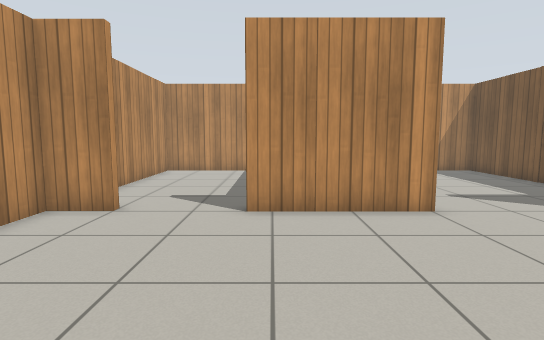
view 1 (above)

18 first-person views from a walk through a Gazebo world. The camera is 0.94 m above the floor, tilts 6° down and sees 80° across. The floor is counted in squares, 0.5 m on a side. Each view is taken from the middle of a square. On the plan, view 1 faces up. The plan holds only what a view shows up to about 17 squares ahead; the rest is blank. The robots in the file are not drawn. Gazebo's built-in surfaces are drawn with simple patterns.

view 2
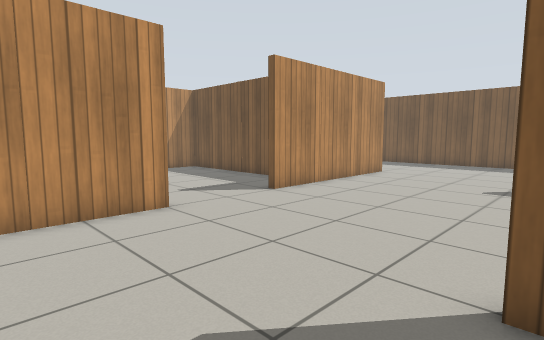

view 3
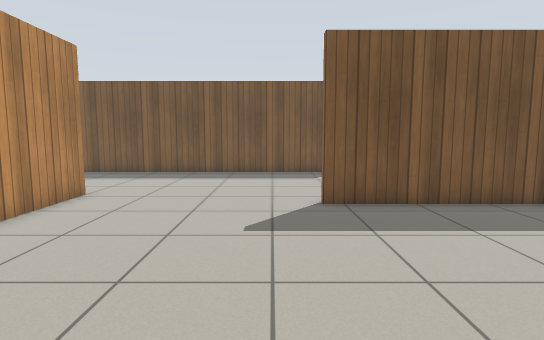

view 4
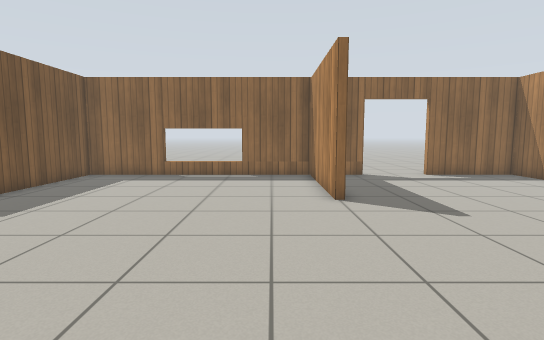

view 5
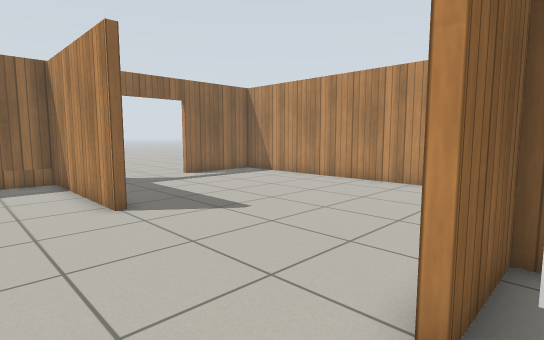

view 6
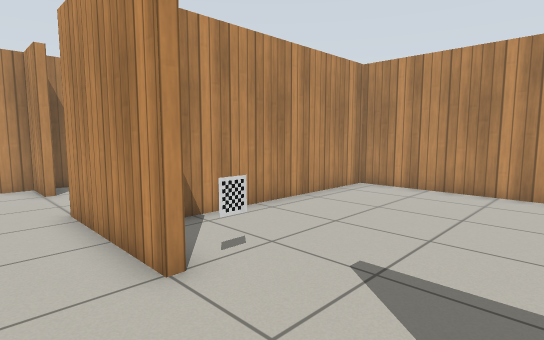

view 7
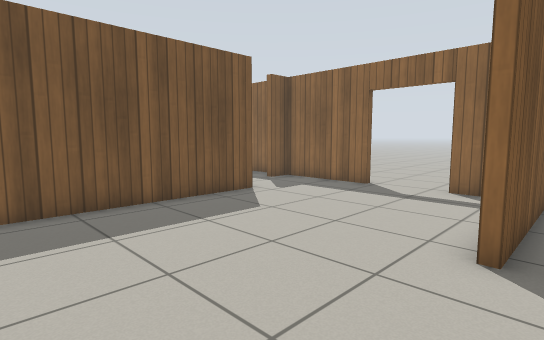

view 8
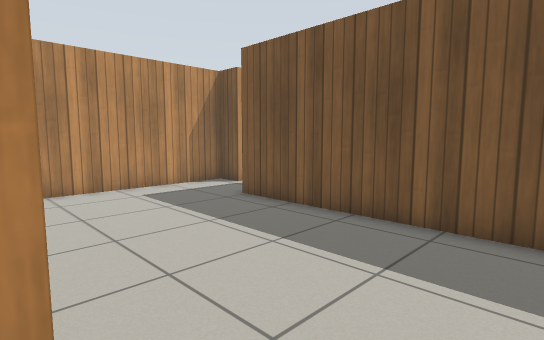

view 9
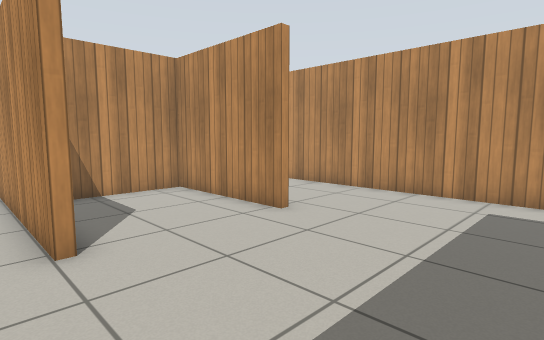

view 10
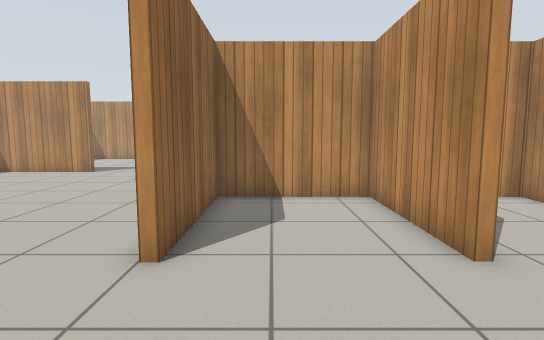

view 11
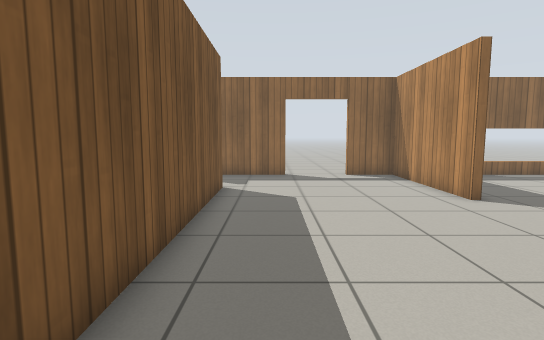

view 12
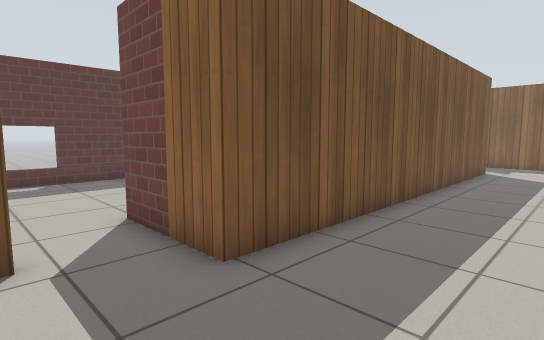

view 13
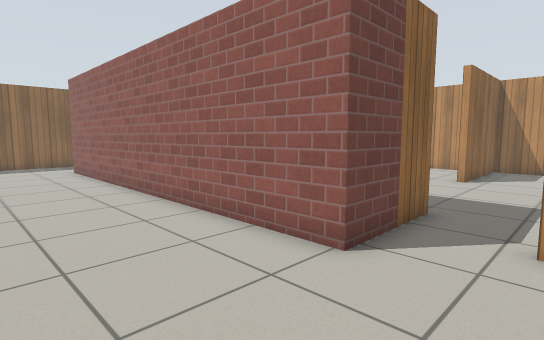

view 14
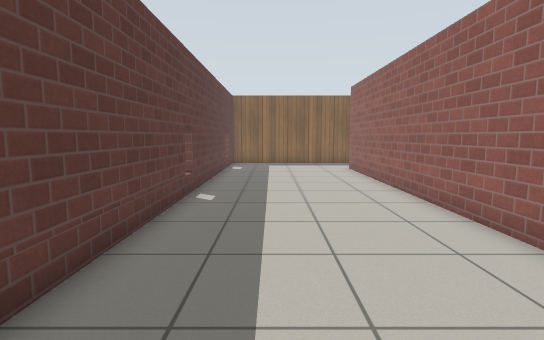

view 15
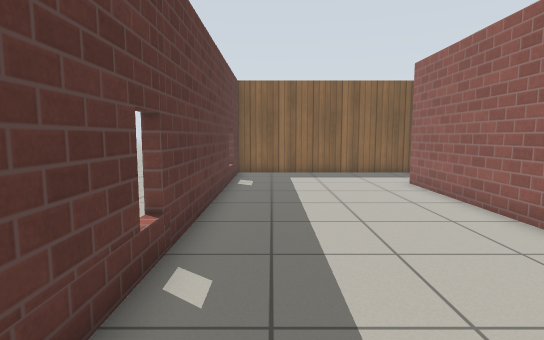

view 16
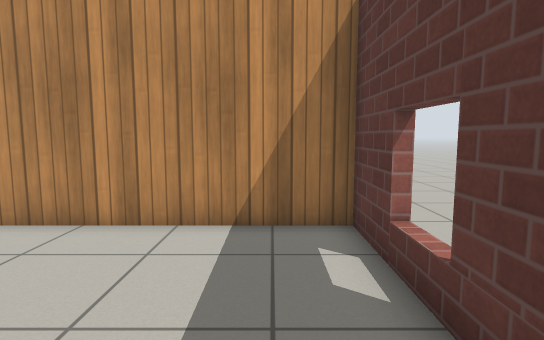

view 17
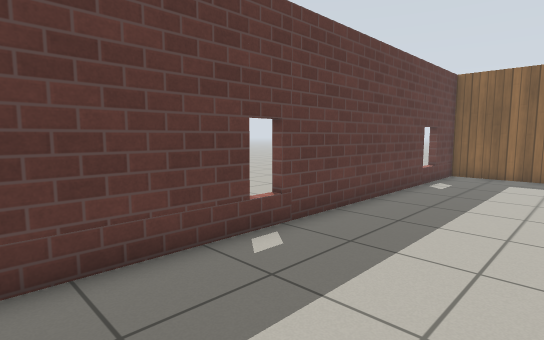

view 18
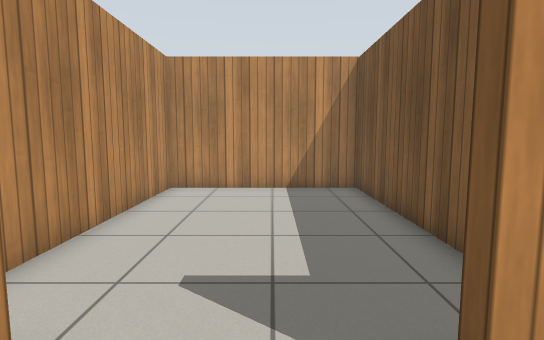

### Floor plan
Points are (right, up) in squares from view 1. A wall is a line through its corners. A room is listed if a view was taken in it or the views show most of it. See-through windows are left out.
Room 1 (views 1, 2, 3, 6, 7, 8, 9, 10, 11, 12, 18)
walls: (16.4, 7.9) (8.1, 7.9); (4.1, 7.9) (-0.8, 7.9); (3.8, 0.1) (3.8, 0.6) (4.1, 0.6) (4.1, -5.6) (14.8, -5.6) (14.8, 0.6) (15.1, 0.6) (15.1, -5.6) (24.5, -5.6) (24.5, -4.5); (16.4, 13) (11.1, 13) (11.1, 8.2) (16.4, 8.2); (11.1, 15.4) (11.1, 13.3) (16.4, 13.3); (22.8, -1.9) (22.8, 14.2) (25.5, 14.2); (-3.9, 7.9) (-5.7, 7.9) (-5.7, 6.6); (-5.7, 4.5) (-5.7, -5.6) (2.5, -5.6); (24.5, 16.4) (24.5, 17.7) (11.1, 17.7) (11.1, 16.9)
ways out: opening at (6.5, 8) to room 2; opening at (26, 15.5) to room 3; opening at (26.5, -3.5) to room 3; opening at (-2, 8) to room 4; open door at (0, -6); open door at (19, -6)
Room 2 (views 4, 5)
walls: (7.1, 17.7) (1.4, 17.7) (1.4, 8.2) (4.1, 8.2); (10.8, 11) (10.8, 17.2)
ways out: opening at (6.5, 8) to room 1
objects: other object (4, 9)
Room 3 (views 13, 14, 15, 16, 17)
walls: (25.5, 14.2) (26.5, 14.2) (26.5, -1.9); (24.7, -5.6) (33.7, -5.6) (33.7, 17.7) (26.2, 17.7)
ways out: opening at (26, 15.5) to room 1; opening at (26.5, -3.5) to room 1
Room 4 (no view inside)
walls: (1.1, 11) (1.1, 17.7) (-5.7, 17.7) (-5.7, 8.6)
ways out: opening at (-2, 8) to room 1

Positions as (right, up) in squares from view 1, and headings:
1: (0, 0), facing up
2: (0, 0), facing up-right
3: (6, 2), facing right
4: (6, 10), facing down
5: (7, 9), facing down-left
6: (8, 6), facing up-left
7: (14, 6), facing down-right
8: (16, 6), facing up-right
9: (22, 7), facing up-left
10: (21, 10), facing left
11: (21, 10), facing down
12: (19, 17), facing down-right
13: (31, 17), facing down-left
14: (31, 17), facing down
15: (32, 11), facing down
16: (32, 11), facing up
17: (29, 11), facing down-right
18: (-2, 6), facing up
